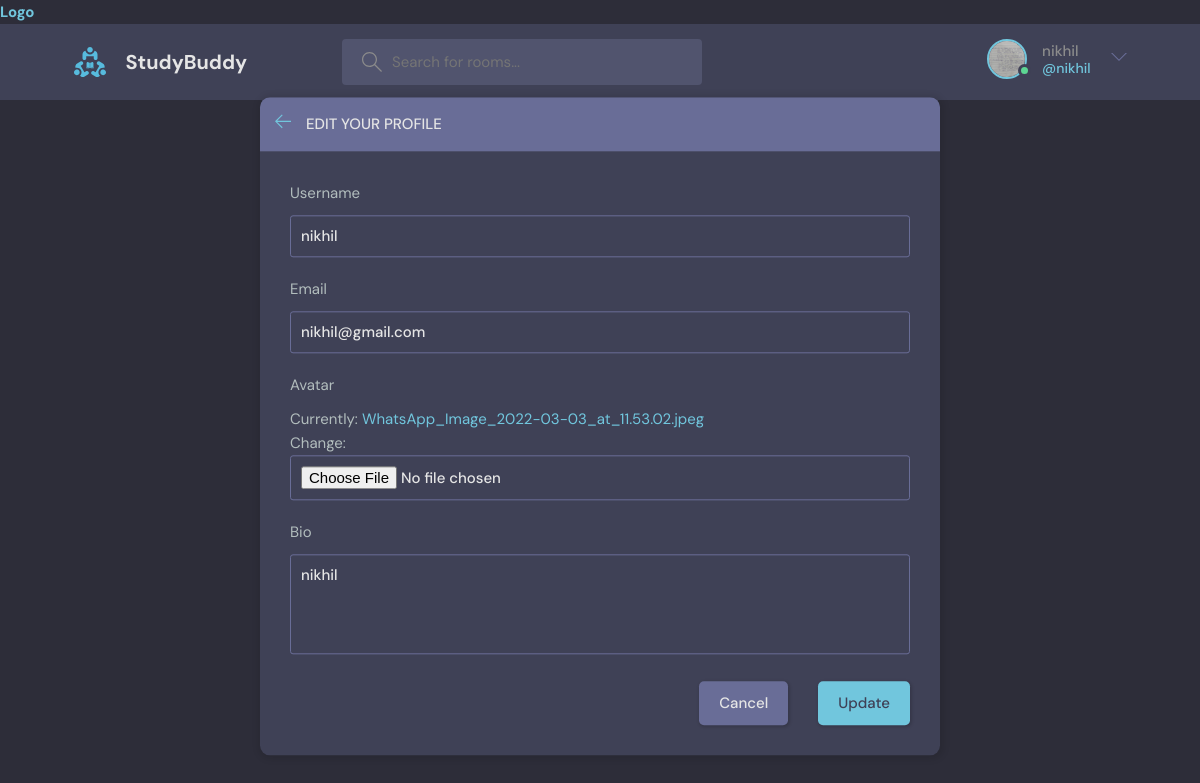
Before: /update-user/ (signed in) with the older database file.
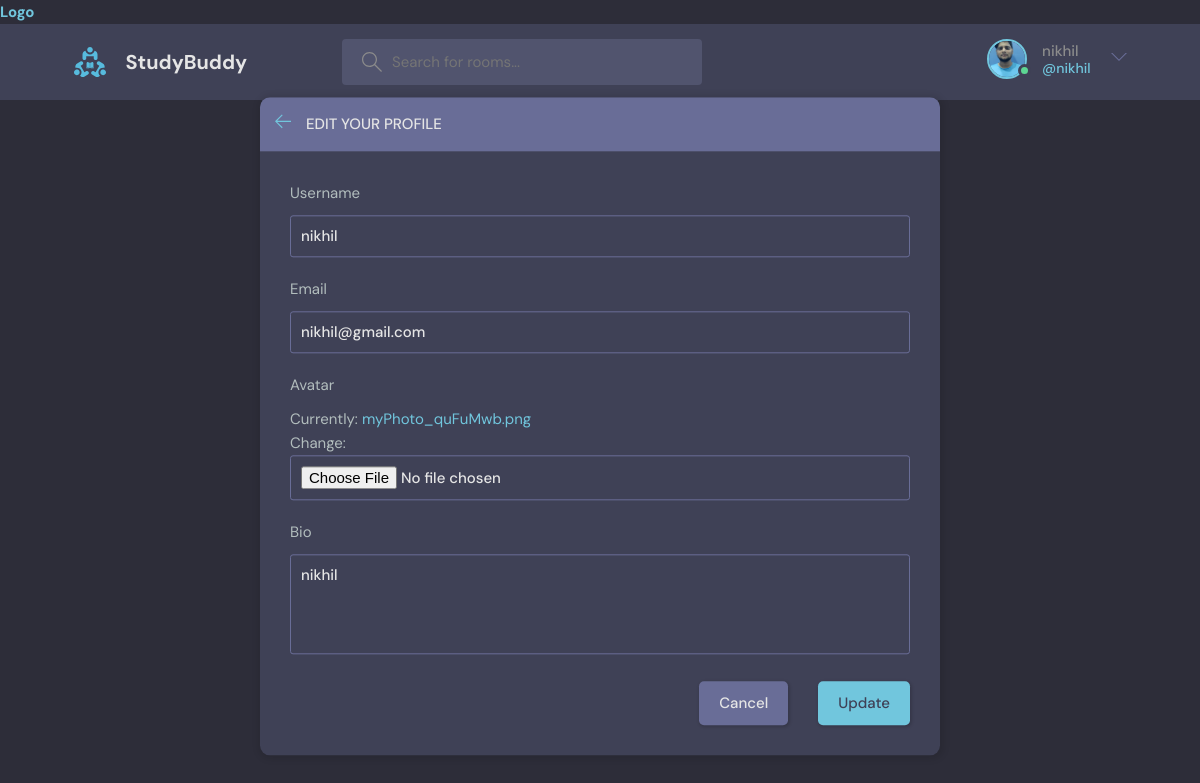
After: the same page with the newer database file.
### base/models.py (models this page shows)
class User(AbstractUser):
    name =models.CharField(max_length=200,null=True)
    email=models.EmailField(unique=True,null=True)
    bio=models.TextField(null=True)
    avatar=models.ImageField(null=True,default='avatar.svg')
    USERNAME_FIELD='email'
    REQUIRED_FIELDS=[]

### base/views.py (the view)
# urls.py: path('update-user/', views.updateUser,name="update-user"),
@login_required(login_url='/login')
def updateUser(request):
    user=request.user
    form=UserForm(instance=user)
    if request.method=='POST':
        form= UserForm(request.POST,request.FILES,instance=user)
        if form.is_valid():
            form.save()
            return redirect(f'/user-profile/{user.id}')
    context={'form':form}
    return render(request,'base/update-user.html',context)

### base/forms.py
class UserForm(ModelForm):
    class Meta:
        model=User
        fields=['username','email','avatar','bio']

### base/template/base/update-user.html (shortened to what this page needs)
{%extends 'main.html'%}
{%block content%}
    <main class="update-account layout">
        <div class="container">
            <div class="layout__box">
                <div class="layout__boxHeader">
                    <div class="layout__boxTitle">
                        <a href="{{ request.META.HTTP_REFERER }}">
                            <svg version="1.1" xmlns="http://www.w3.org/2000/svg" width="32" height="32"
                                viewBox="0 0 32 32">
                                <title>arrow-left</title>
                                <path
                                    d="M13.723 2.286l-13.723 13.714 13.719 13.714 1.616-1.611-10.96-10.96h27.625v-2.286h-27.625l10.965-10.965-1.616-1.607z">
                                </path>
                            </svg>
                        </a>
                        <h3>Edit your profile</h3>
                    </div>
                </div>
                <div class="layout__body">
                    <form class="form" action='' method="POST" enctype="multipart/form-data">
                      {%for feild in form%}
                      <div class="form__group">
                        <label for="profile_pic">{{feild.label}}</label>
                        {{feild}}
                      </div>
                      {%endfor%}
                        <div class="form__action">
                            <a class="btn btn--dark" href="{{ request.META.HTTP_REFERER }}">Cancel</a>
                            <button class="btn btn--main" type="submit">Update</button>
                        </div>
                    </form>
                </div>
            </div>
        </div>
    </main>
    {%endblock%}

### template/nav.html (shortened to what this page needs)
<a href=""><h1>Logo</h1></a>
    {%load static%}
<header class="header header--loggedIn">
    <div class="container">
      <a href="/" class="header__logo">
        <img src="{%static 'images/logo.svg'%}" />
        <h1>StudyBuddy</h1>
      </a>
      <form class="header__search" method="GET" action="/">
        <label>
          <input name="q" placeholder="Search for rooms..." />
        </label>
      </form>
      <nav class="header__menu">
        {%if request.user.is_authenticated%}
        <div class="header__user">
          <a href="/update-user">
            <div class="avatar avatar--medium active">
              <img src="{{request.user.avatar.url}}" />
            </div>
            <p>{{request.user.username}} <span>@{{request.user.username}}</span></p>
          </a>
          <button class="dropdown-button">
            <svg version="1.1" xmlns="http://www.w3.org/2000/svg" width="32" height="32" viewBox="0 0 32 32">
              <title>chevron-down</title>
              <path d="M16 21l-13-13h-3l16 16 16-16h-3l-13 13z"></path>
            </svg>
          </button>
        </div>
        {%endif%}
      </nav>
    </div>
  </header>

Changed rows visible on the page:
changed User "nikhil": user.avatar: a different picture
Other visible differences:
text no longer shown: "Currently: WhatsApp_Image_2022-03-03_at_11.53.02.jpeg Change:"
text now shown: "Currently: myPhoto_quFuMwb.png Change:"
